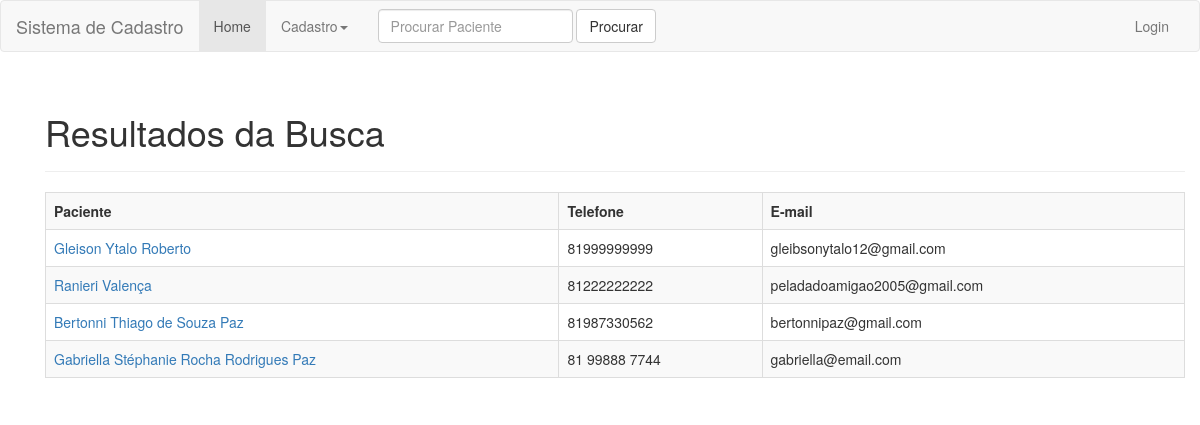
/php/busca.php, run on an earlier commit of the app's database.
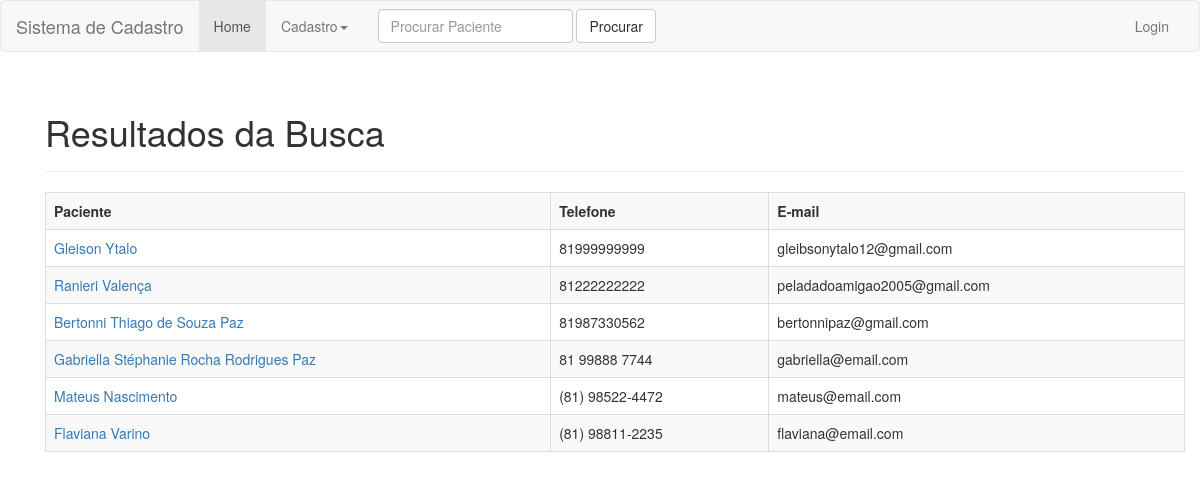
And on a later commit of the database.
### tables this page shows
CREATE TABLE `pacientes` (
  `pac_id` int(11) NOT NULL,
  `pac_nome` varchar(100) NOT NULL,
  `pac_endereco` varchar(200) NOT NULL,
  `pac_rg` int(11) NOT NULL,
  `pac_cpf` int(11) NOT NULL,
  `pac_email` varchar(50) NOT NULL,
  `pac_data_nasc` date NOT NULL,
  `pac_telefone_1` varchar(15) NOT NULL,
  `pac_telefone_2` varchar(15) DEFAULT NULL
);

### php/busca.php (the view, shortened to what this page needs)
<?php
include_once 'cabecalho.php';
if(isset($_POST['texto']) && $_POST['texto'] != "") {
	$text = $_POST['texto'];
	$text = strtolower($text);
	$sql = "SELECT * FROM pacientes WHERE lower(pac_nome) like '%$text%' ";
} else {
	$sql = "SELECT * FROM pacientes";
}
$result = mysqli_query($conn, $sql);
if($result) {
	$row = mysqli_num_rows($result);
	echo "<div class='container marketing'>
			<div class='container theme-showcase' role='main'>
				<div id='cadastro_pac' class='page-header'>
					<h1>Resultados da Busca</h1>
				</div>
			";
			if($row != 0) {
				echo "<table class='table table-striped table-bordered'>
					<tr>
						<th class='prev_td'>Paciente</td>
						<th class='prev_td'>Telefone</td>
						<th class='prev_td'>E-mail</td>
					</tr>";
				while($array = mysqli_fetch_array($result)) {
					echo "
					<tr>
						<td><a href='#'>" . $array['pac_nome'] . "</a></td>
						<td>" . $array['pac_telefone_1'] . "</td>
						<td>" . $array['pac_email'] . "</td>
					</tr>
					";
				}
		} else {
			echo "<h4>Não foram encontrados resultados para sua busca</h4>";
		}
		echo "</table>
				</div>
			</div>";
}
include_once 'rodape.php';
?>

### php/cabecalho.php (shortened to what this page needs)
<!DOCTYPE html>
<html lang="pt-br">
<head>
    <link href="../css/bootstrap.min.css" rel="stylesheet">
    <link href="../css/signin.css" rel="stylesheet">
    <link href="../css/ie10-viewport-bug-workaround.css" rel="stylesheet">
</head>
<body>
	<nav class="navbar navbar-default">
  <div class="container-fluid">
    <div class="navbar-header">
      <a class="navbar-brand" href="#">Sistema de Cadastro</a>
    </div>
    <div class="collapse navbar-collapse" id="bs-example-navbar-collapse-1">
      <ul class="nav navbar-nav">
        <li class="active"><a href="#">Home <span class="sr-only">(current)</span></a></li>
        <li class="dropdown">
          <a href="#" class="dropdown-toggle" data-toggle="dropdown" role="button" aria-haspopup="true" aria-expanded="false">Cadastro<span class="caret"></span></a>
        </li>
      </ul>
      <form class="navbar-form navbar-left" action="busca.php" method="POST">
        <div class="form-group">
          <input type="text" class="form-control" name="texto" placeholder="Procurar Paciente">
        </div>
        <button type="submit" class="btn btn-default">Procurar</button>
      </form>
      <ul class="nav navbar-nav navbar-right">
        <li><a href="login.php">Login</a></li>
      </ul>
    </div>
  </div>
</nav>

### php/rodape.php (shortened to what this page needs)
</body>
</html>

What changed in the data, as far as the page shows it:
changed pacientes "gleibsonytalo12@gmail.com": pac_nome "Gleison Ytalo Roberto" → "Gleison Ytalo"
added pacientes: pac_nome "Mateus Nascimento", pac_telefone_1 "(81) 98522-4472", pac_email "mateus@email.com"
added pacientes: pac_nome "Flaviana Varino", pac_telefone_1 "(81) 98811-2235", pac_email "flaviana@email.com"
